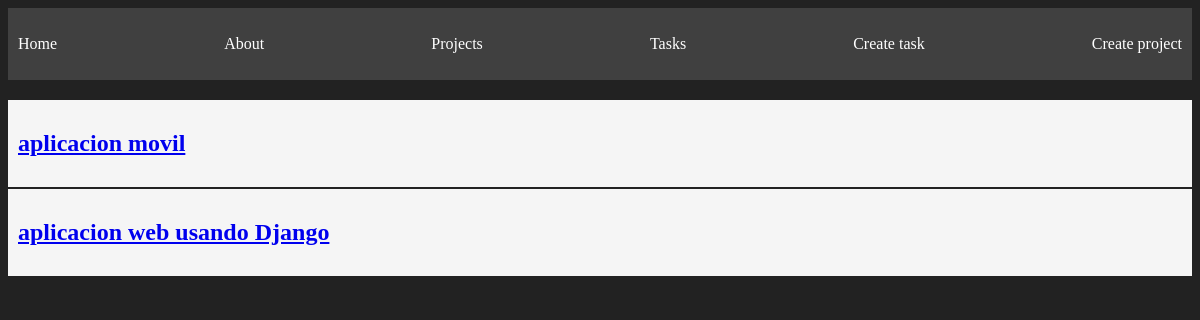
The app's page /projects/, older data.
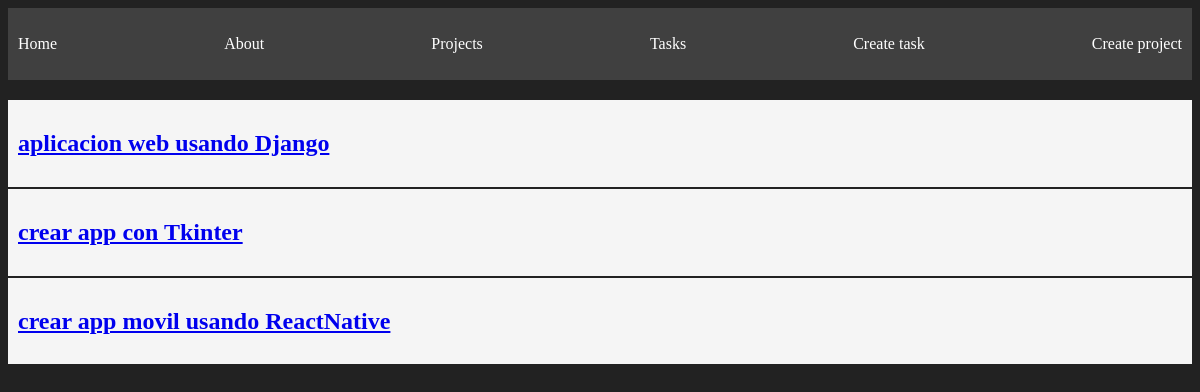
The same page, newer data.
### myapp/models.py (models this page shows, shortened)
class Project(models.Model):
  name = models.CharField(max_length=200)

### myapp/views.py (the view)
# urls.py: path('projects/', views.projects, name='projects'),
def projects(request):
    projects = Project.objects.all()
    return render(request, 'projects/project.html', {'projects': projects})

### myapp/templates/projects/project.html (shortened to what this page needs)
{% extends 'layouts/base.html' %}
{% block content %}
{% for project in projects %}
<article class="card">
  <a href="{% url 'project_detail' project.id %}">
    <h1>{{ project.name }}</h1>
  </a>
</article>
{% endfor %}
{% endblock %}

Row changes from the older to the newer data that the page shows:
removed Project: name "aplicacion movil"
added Project: name "crear app con Tkinter"
added Project: name "crear app movil usando ReactNative"
